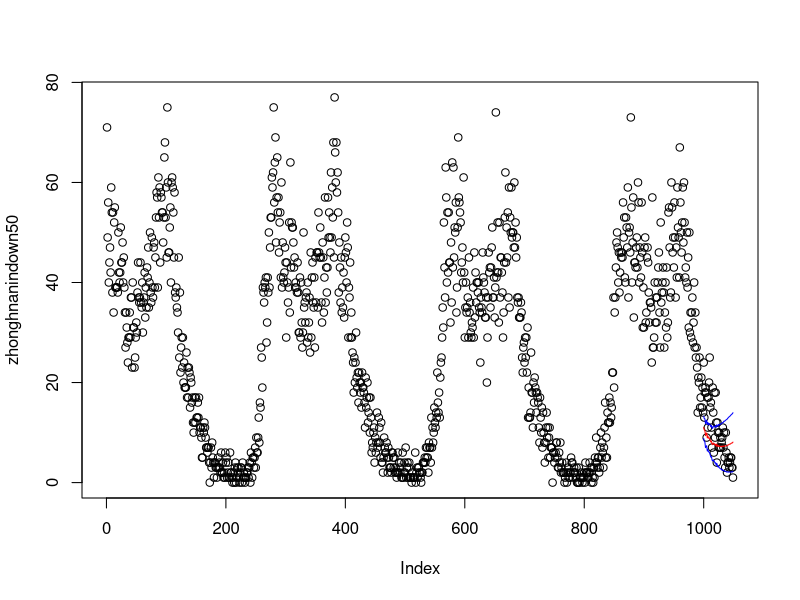

Here is the R script that generated this plot:
# car包的box-cox变换
print("car包的box-cox变换");

# 载入car包 用于box-cox变换
library(car);

# 获取数据
data <- read.csv("donglianin.csv");

# 抽样　由excel图标得　4300到7300的数据相对稳定，由于不必要求过大，再抽取5000~6000之间，sample50用于最后对比预测数据
sample <- subset(data, id > 5000 & id < 6000);
sample50 <- subset(data, id > 5000 & id < 6050);

# 抽样　建立一元回归　抽样中华南入市下桥路口数据,因为(参考)[http://bbs.pinggu.org/thread-2741562-1-1.html]所说，数据不能有零，所以加上１偏移
zhonghnanindown <- sample$zhonghnanindown;
zhonghnanindown50 <- sample50$zhonghnanindown;
moveZhnindown <- sample$zhonghnanindown + 1;

# 获取lamda准备进行box-cox变换　为　正态/伽马　分布
summary(p1 <- powerTransform(moveZhnindown));
#-----------------------

# bcPower Transformation to Normality 
#               Est Power Rounded Pwr Wald Lwr Bnd Wald Upr Bnd
# moveZhnindown    0.5494         0.5        0.478       0.6207

# Likelihood ratio test that transformation parameter is equal to 0
#  (log transformation)
#                           LRT df       pval
# LR test, lambda = (0) 260.545  1 < 2.22e-16

# Likelihood ratio test that no transformation is needed
#                            LRT df       pval
# LR test, lambda = (1) 137.2455  1 < 2.22e-16

#------------------------

# 得到lamda值为0.5494,p值为0.5，然后进行box-cox变换——公式：(y^λ-1)/λ  λ≠0
newZhnindown <- (I(zhonghnanindown^0.3858-1)/0.3858);

# 变换完数据集，进行自回归建模（TODO. 可以校验一下正态性），(自回归建模参考)[http://blog.fens.me/r-ar/]
# 使用ar函数默认的yule-walker方法进行参数估计
a <- ar(newZhnindown)
# -----------------------

# Call:
# ar(x = newZhnindown)

# Coefficients:
#       1        2        3        4        5        6        7        8  
#  0.2303   0.2521   0.2184   0.1204   0.0949   0.0428  -0.0107   0.0068  
#       9       10       11       12       13       14       15       16  
#  0.0797  -0.0283   0.0131   0.0165   0.0213   0.0197  -0.0181   0.0318  
#      17       18       19       20       21       22       23       24  
# -0.0132   0.0486  -0.0734  -0.0040   0.0149  -0.0443  -0.0276   0.1181  
#      25       26       27       28  
# -0.0131  -0.0365  -0.0168  -0.0835  

# Order selected 28  sigma^2 estimated as  0.9986

#-------------------------


# 使用predict函数进行模型预测
# 生成50个预测值 
tsp<-predict(a,n.ahead=50L)
#-------------------------

# $pred
# Time Series:
# Start = 1000 
# End = 1049 
# Frequency = 1 
#  [1] 4.992833 4.808357 4.782427 4.407623 4.522080 4.601472 4.241795 4.392671
#  [9] 4.217956 4.251105 4.207698 4.052189 3.930483 4.008075 3.763288 3.718065
# [17] 3.845139 3.827739 3.777012 3.679977 3.755798 3.583884 3.765137 3.621687
# [25] 3.559396 3.670637 3.578380 3.586801 3.565715 3.592738 3.541759 3.610740
# [33] 3.557863 3.574196 3.634054 3.585924 3.611685 3.628129 3.633528 3.628649
# [41] 3.692040 3.690563 3.722204 3.759293 3.759824 3.780361 3.830680 3.851201
# [49] 3.857091 3.922971

# $se
# Time Series:
# Start = 1000 
# End = 1049 
# Frequency = 1 
#  [1] 0.9992997 1.0254519 1.0698204 1.1245145 1.1711518 1.2228555 1.2693817
#  [8] 1.3063005 1.3457278 1.4018759 1.4370759 1.4806713 1.5255583 1.5718853
# [15] 1.6216985 1.6647341 1.7182216 1.7652237 1.8280873 1.8668862 1.9167745
# [22] 1.9699666 2.0107499 2.0526243 2.1220648 2.1717137 2.2191777 2.2716401
# [29] 2.3053449 2.3514831 2.3946019 2.4323356 2.4713729 2.5107453 2.5475114
# [36] 2.5836871 2.6201663 2.6530061 2.6884431 2.7208583 2.7523369 2.7832237
# [43] 2.8148022 2.8424532 2.8695880 2.8975198 2.9209709 2.9456329 2.9702458
# [50] 2.9922947

# ------------------------

# 预测数据进行box-cox逆变换，公式：y=(1+λy)^(1/λ)
pred <- I((1 + 0.5494*tsp$pred)^(1/0.5494))
se <- I((1 + 0.5494*tsp$se)^(1/0.5494))

# 把原数据画图 
plot(zhonghnanindown50)

# 把预测值和误差画出来
lines(pred,col='red')
lines(pred+se,col='blue')
lines(pred-se,col='blue')

# 图中，黑色线为原始数据的，红色线为预测值，蓝色线为预测值的范围。这样我们就利用AR(1)模型，实现了对规律的预测计算。



# # ----------- 其他方法进行参数估计，暂时没用到 ------------------

# # 进行自回归建模，默认的yule-walker方法
# a <- ar(newZhnindown)
# # 最小二乘法，进行参数估计
# b <- ar(newZhnindown,method = "ols")
# # 极大似然法，进行参数估计
# d <- ar(newZhnindown,method = "mle")
# # 使用AR(1)模型进行预测，并保留前5个预测点。
# predict(a, 10, n.ahead = 5L)
# # 上面结果中，变量$pred表示预测值，变量$se为误差。
